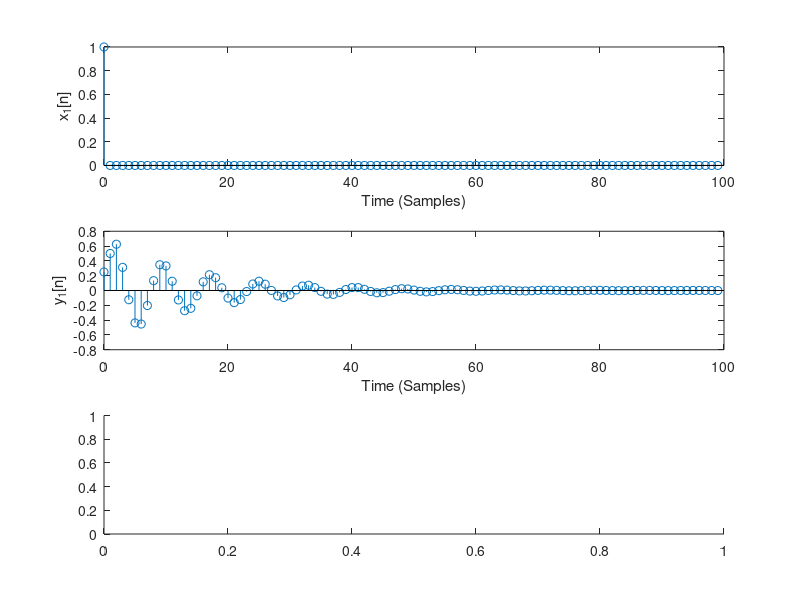

Reproduce this figure in MATLAB. (Note: this script raises an error after producing the figure.)
%% QUESTION #1 COMMENTING
clear
close all
clc

%% DEFINE FILTER AND INPUT
N = 100;
n = 0:(N-1);

% FILTER
b = (1/4)*[1 1 1]; % Numerator Coefficients of filter's transfer function, which is the coefficients of the input sequence in the difference equation
a = [1 -1 0.5 0.25]; % Denominator coefficients of filter's transfer function, which is the coefficients of output sequence in difference equation
% <-- Answer: What is the numerator of this filter's transfer function?
% The numerator of the filter's transfer function is (1/4) * [1 1 1] or
% (1/4) + (1/4)*z^-1 + (1/4)*z^-2

% <-- Answer: What is the denominator of this filter's transfer function?
% The denominator fo the filter transfer function is [1 -1 0.5 0.25] or 1 -
% z^-1 + 0.5*z^-2 + 0.25*z^-3

% Hint: look a later when we implement the filter with the "filter" command
%  (use "help filter" to see what it does)
%

% INPUT 1
x1 = zeros(N,1); 
x1(1) = 1; % Creates impulse input at n = 0
% <-- Answer: (True or False) x1 is an impulse input? If false,
% describe the input.
% True. x1 is an impulse input becuase it is a sequence of zeros with a
% single one at the first sample, definition of impulse

% INPUT 2
x2 = zeros(N,1); 
x2(1:12)  = cos(3*pi/2*   n(1:12)); % First segment of x2
x2(13:24) = cos(pi/4*   n(13:24)); % Second segment of x2
x2(25:36) = cos(2*pi*   n(25:36)); % Third segment of x2
x2(37:48) = cos(3*pi/4* n(37:48)); % Fourth segment of x2
x2(49:60) = cos(pi*     n(49:60)); % Fifth segment of x2
x2(61:72) = cos(pi/8* n(61:72)); % Sixth segment of x2
x2(73:84) = cos(pi/2*   n(73:84)); % Seventh segment of x2
% <-- Answer: (True or False) x2 is an single frequency input? If 
% false, describe the input.
% False. x2 is not a signle frequency input, it is a cobination of multiple
% cosine signals at different frequencies over time where each segment of
% x2 has a different frequency.

%% DEFINE AND PLOT OUTPUT

% OUTPUT 1
y1 = filter(b,a,x1);

% OUTPUT 2
y2 = filter(b,a,x2);


% PLOT THE IMPULSE RESPONSE AND DTFT
figure(1)
subplot(311)
stem(n,x1)
xlabel('Time (Samples)')
ylabel('x_1[n]')
subplot(312)
stem(n,y1)
xlabel('Time (Samples)')
ylabel('y_1[n]')
subplot(313)
pzplot(b,a)
axis equal

% PLOT THE IMPULSE RESPONSE AND DTFT
figure(2)
subplot(311)
stem(n,x2)
xlabel('Time (Samples)')
ylabel('x_2[n]')
subplot(312)
stem(n,y2)
xlabel('Time (Samples)')
ylabel('y_2[n]')
subplot(313)
pzplot(b,a)
axis equal



% ==================================================================
% NOTE: YOU DO NOT NEED TO ADD COMMENTS IN THE CODE BELOW. WE JUST 
% NEEDED POLE-ZERO PLOTTING CODE AND THUS WROTE IT. 
% ==================================================================
function pzplot(b,a)
% PZPLOT(B,A)  plots the pole-zero plot for the filter described by
% vectors A and B.  The filter is a "Direct Form II Transposed"
% implementation of the standard difference equation:
% 
%    a(1)*y(n) = b(1)*x(n) + b(2)*x(n-1) + ... + b(nb+1)*x(n-nb)
%                          - a(2)*y(n-1) - ... - a(na+1)*y(n-na)
% 

    % MODIFY THE POLYNOMIALS TO FIND THE ROOTS 
    b1 = zeros(max(length(a),length(b)),1); % Need to add zeros to get the right roots
    a1 = zeros(max(length(a),length(b)),1); % Need to add zeros to get the right roots
    b1(1:length(b)) = b;    % New a with all values
    a1(1:length(a)) = a;    % New a with all values

    % FIND THE ROOTS OF EACH POLYNOMIAL AND PLOT THE LOCATIONS OF THE ROOTS
    h1 = plot(real(roots(a1)), imag(roots(a1)));
    hold on;
    h2 = plot(real(roots(b1)), imag(roots(b1)));
    hold off;

    % DRAW THE UNIT CIRCLE
    circle(0,0,1)
    
    % MAKE THE POLES AND ZEROS X's AND O's
    set(h1, 'LineStyle', 'none', 'Marker', 'x', 'MarkerFaceColor','none', 'linewidth', 1.5, 'markersize', 8); 
    set(h2, 'LineStyle', 'none', 'Marker', 'o', 'MarkerFaceColor','none', 'linewidth', 1.5, 'markersize', 8); 
    axis equal;
    
    % DRAW VERTICAL AND HORIZONTAL LINES
    xminmax = xlim();
    yminmax = ylim();
    line([xminmax(1) xminmax(2)],[0 0], 'linestyle', ':', 'linewidth', 0.5, 'color', [1 1 1]*.1)
    line([0 0],[yminmax(1) yminmax(2)], 'linestyle', ':', 'linewidth', 0.5, 'color', [1 1 1]*.1)
    
    % ADD LABELS AND TITLE
    xlabel('Real Part')
    ylabel('Imaginary Part')
    title('Pole-Zero Plot')
    
end


function circle(x,y,r)
% CIRCLE(X,Y,R)  draws a circle with horizontal center X, vertical center
% Y, and radius R. 
%
    
    % ANGLES TO DRAW
    ang=0:0.01:2*pi; 
    
    % DEFINE LOCATIONS OF CIRCLE
    xp=r*cos(ang);
    yp=r*sin(ang);
    
    % PLOT CIRCLE
    hold on;
    plot(x+xp,y+yp, ':', 'linewidth', 0.5, 'color', [1 1 1]*.1);
    hold off;
    
end